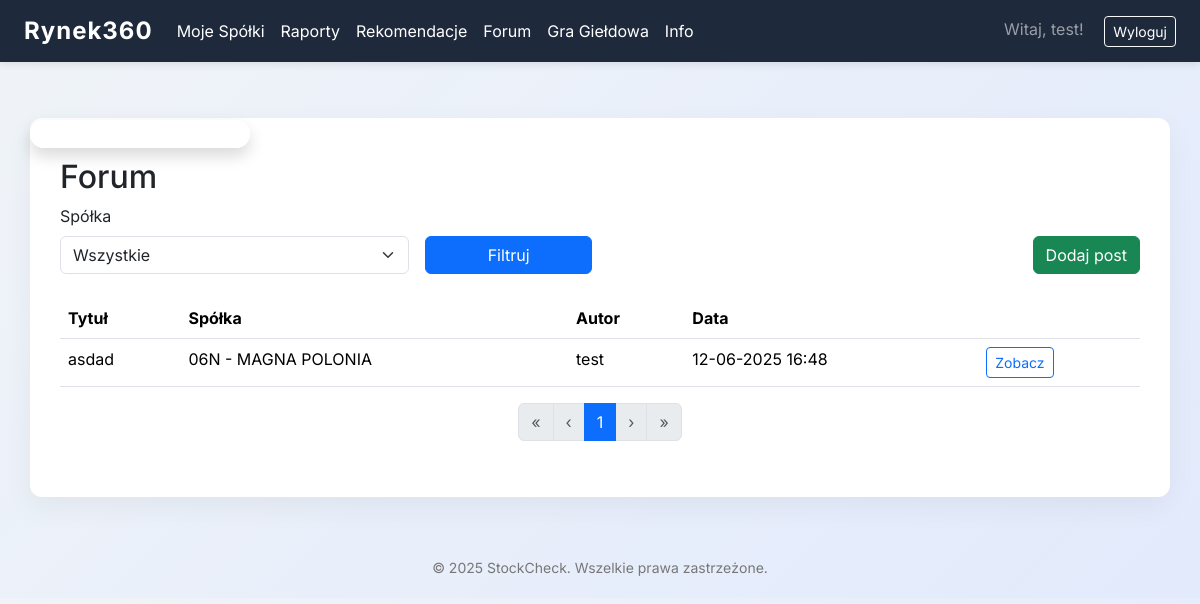
/forum/ (signed in), run on the app's committed database.
### myproject/auth/models.py (models this page shows, shortened)
class User(UserMixin, db.Model):
    __tablename__ = 'users'
    id = db.Column(db.Integer, primary_key=True)
    email = db.Column(db.String(64), unique=True, index=True)
    username = db.Column(db.String(64), unique=True, index=True)
    password_hash = db.Column(db.String(128))
    role = db.Column(db.String(20), default="user")  # "user" lub "admin"
    companies = db.relationship('UserCompany', backref='owner', lazy=True)

### myproject/forum/models.py (models this page shows, shortened)
class Post(db.Model):
    id = db.Column(db.Integer, primary_key=True)
    user_id = db.Column(db.Integer, db.ForeignKey('users.id'), nullable=False)
    company_id = db.Column(db.Integer, db.ForeignKey('company.id'), nullable=False)
    title = db.Column(db.String(200), nullable=False)
    content = db.Column(db.Text, nullable=False)
    created_at = db.Column(db.DateTime, default=datetime.utcnow)
    user = db.relationship('User', backref=db.backref('posts', lazy=True))
    company = db.relationship('Company', backref=db.backref('posts', lazy=True))

### myproject/companies/models.py (models this page shows, shortened)
class Company(db.Model):
    id = db.Column(db.Integer, primary_key=True)
    ticker = db.Column(db.String(10), unique=True, nullable=False)
    name = db.Column(db.String(100), nullable=False)
    industry_id = db.Column(db.Integer, db.ForeignKey('industry.id'))
    market = db.Column(db.String(100), nullable=True)
    industry = db.relationship('Industry', backref=db.backref('companies', lazy=True))
    indices = db.relationship('Index', secondary=company_index, backref=db.backref('companies', lazy='dynamic'))

### myproject/forum/views.py (the view)
@forum.route('/')
@login_required
def forum_main():
    companies = Company.query.order_by(Company.ticker).all()
    selected_company = request.args.get('company')
    query = Post.query.order_by(Post.created_at.desc())
    if selected_company:
        query = query.filter(Post.company_id == int(selected_company))
    page = request.args.get('page', 1, type=int)
    per_page = 20
    posts_pagination = query.paginate(page=page, per_page=per_page, error_out=False)
    posts = posts_pagination.items
    return render_template('/forum/forum.html', posts=posts, companies=companies, selected_company=selected_company, pagination=posts_pagination)

### myproject/templates/forum/forum.html (shortened to what this page needs)
{% extends 'base.html' %}
{% block content %}
<h2>Forum</h2>
<form method="get" class="row g-3 mb-4">
    <div class="col-md-4">
        <label for="company" class="form-label">Spółka</label>
        <select name="company" id="company" class="form-select">
            <option value="">Wszystkie</option>
        </select>
    </div>
    <div class="col-md-2 align-self-end">
        <button type="submit" class="btn btn-primary w-100">Filtruj</button>
    </div>
    <div class="col-md-6 align-self-end text-end">
        <a href="{{ url_for('forum.add_post') }}" class="btn btn-success">Dodaj post</a>
    </div>
</form>
<table class="table">
    <thead>
        <tr>
            <th>Tytuł</th>
            <th>Spółka</th>
            <th>Autor</th>
            <th>Data</th>
            <th></th>
        </tr>
    </thead>
    <tbody>
    {% for post in posts %}
        <tr>
            <td>{{ post.title }}</td>
            <td>{{ post.company.ticker }} - {{ post.company.name }}</td>
            <td>{{ post.user.username }}</td>
            <td>{{ post.created_at.strftime('%d-%m-%Y %H:%M') }}</td>
            <td>
                <a href="{{ url_for('forum.post_detail', post_id=post.id) }}" class="btn btn-sm btn-outline-primary">Zobacz</a>
            </td>
        </tr>
    {% endfor %}
    </tbody>
</table>
{% if pagination is defined %}
<nav aria-label="Paginacja">
  <ul class="pagination justify-content-center">
    {% set start = pagination.page - 2 if pagination.page - 2 > 0 else 1 %}
    {% set end = pagination.page + 2 if pagination.page + 2 <= pagination.pages else pagination.pages %}
    {% if pagination.has_prev %}
      <li class="page-item">
        <a class="page-link" href="{{ url_for(request.endpoint, page=1, company=selected_company) }}">&laquo;</a>
      </li>
      <li class="page-item">
        <a class="page-link" href="{{ url_for(request.endpoint, page=pagination.prev_num, company=selected_company) }}">&lsaquo;</a>
      </li>
    {% else %}
      <li class="page-item disabled"><span class="page-link">&laquo;</span></li>
      <li class="page-item disabled"><span class="page-link">&lsaquo;</span></li>
    {% endif %}
    {% for p in range(start, end + 1) %}
      {% if p == pagination.page %}
        <li class="page-item active"><span class="page-link">{{ p }}</span></li>
      {% else %}
        <li class="page-item"><a class="page-link" href="{{ url_for(request.endpoint, page=p, company=selected_company) }}">{{ p }}</a></li>
      {% endif %}
    {% endfor %}
    {% if pagination.has_next %}
      <li class="page-item">
        <a class="page-link" href="{{ url_for(request.endpoint, page=pagination.next_num, company=selected_company) }}">&rsaquo;</a>
      </li>
      <li class="page-item">
        <a class="page-link" href="{{ url_for(request.endpoint, page=pagination.pages, company=selected_company) }}">&raquo;</a>
      </li>
    {% else %}
      <li class="page-item disabled"><span class="page-link">&rsaquo;</span></li>
      <li class="page-item disabled"><span class="page-link">&raquo;</span></li>
    {% endif %}
  </ul>
</nav>
{% endif %}
{% endblock %}

### myproject/templates/base.html (shortened to what this page needs)
<!DOCTYPE html>
<html lang="pl">
<head>
    <link href="https://cdn.jsdelivr.net/npm/bootstrap@5.3.3/dist/css/bootstrap.min.css" rel="stylesheet">
    <link href="https://cdnjs.cloudflare.com/ajax/libs/font-awesome/6.0.0/css/all.min.css" rel="stylesheet">
</head>
<body>
    {% if current_user.is_authenticated %}
    <div id="stooq-widget-panel" class="shadow">
    </div>
    {% endif %}
    <nav class="navbar navbar-expand-lg fixed-top navbar-dark">
        <div class="container-fluid px-4">
            <a class="navbar-brand" href="{{ url_for('companies.list_companies') if current_user.is_authenticated else url_for('core.index') }}">Rynek360</a>
            <div class="collapse navbar-collapse" id="navbarNav">
                <ul class="navbar-nav me-auto">
                    {% if current_user.is_authenticated %}
                        <li class="nav-item">
                            <a class="nav-link" href="{{ url_for('companies.list_companies') }}">Moje Spółki</a>
                        </li>
                        <li class="nav-item">
                            <a class="nav-link" href="{{ url_for('reports.all_reports') }}">Raporty</a>
                        </li>
                        <li class="nav-item">
                            <a class="nav-link" href="{{ url_for('recommendations.all_recommendations') }}">Rekomendacje</a>
                        </li>
                        <li class="nav-item">
                            <a class="nav-link" href="{{ url_for('forum.forum_main') }}">Forum</a>
                        </li>
                        <li class="nav-item">
                            <a class="nav-link" href="{{ url_for('stock_game.portfolio') }}">Gra Giełdowa</a>
                        </li>
                        <li class="nav-item">
                            <a class="nav-link" href="{{ url_for('core.info') }}">Info</a>
                        </li>
                    {% endif %}
                </ul>
                <div class="ms-auto">
                    {% if current_user.is_authenticated %}
                        <span class="navbar-text me-3">Witaj, {{ current_user.username }}!</span>
                        <a class="btn btn-outline-light btn-sm" href="{{ url_for('auth.logout') }}">Wyloguj</a>
                    {% else %}
                        <a class="btn btn-outline-light btn-sm me-2" href="{{ url_for('auth.login') }}">Zaloguj</a>
                        <a class="btn btn-light btn-sm" href="{{ url_for('auth.register') }}">Zarejestruj</a>
                    {% endif %}
                </div>
            </div>
        </div>
    </nav>
    <div class="container my-5">
        {% block content %}{% endblock %}
    </div>
    <footer>
        &copy; 2025 StockCheck. Wszelkie prawa zastrzeżone.
    </footer>
</body>
</html>

### myproject/templates/base.html (style rules this page uses)
body { font-family: 'Inter', sans-serif; background: linear-gradient(135deg, #f0f4f8, #e2eafc); margin: 0; padding-top: 70px; }
.navbar { background-color: #1e293b; box-shadow: 0 2px 8px rgba(0,0,0,0.1); }
.navbar-brand { font-weight: 700; font-size: 24px; letter-spacing: 1px; }
.navbar a { color: #ffffff !important; }
.container { background: #ffffff; padding: 40px 30px; border-radius: 12px; box-shadow: 0 10px 30px rgba(0,0,0,0.05); animation: fadeIn 0.7s ease; }
footer { margin-top: 60px; text-align: center; color: #777; font-size: 14px; padding-bottom: 20px; }
#stooq-widget-panel { position: fixed; top: 120px; left: 30px; z-index: 1000; background: rgba(255,255,255,0.95); border-radius: 16px; box-shadow: 0 4px 24px rgba(30,41,59,0.12); padding: 18px 18px 10px 18px; max-width: 340px; min-width: 220px; transition: box-shadow 0.2s; }

### data on the page
User: username "test"
Post: title "asdad", company.ticker "06N", company.name "MAGNA POLONIA", user.username "test", created_at "12-06-2025 16:48"

### other printed values
{{ p }} "1"
